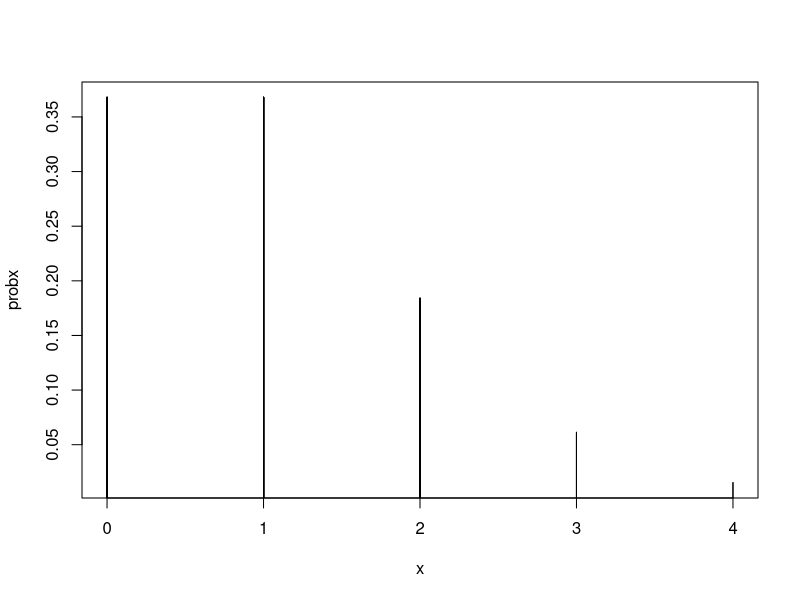

This figure's R source: (Note: this script raises an error after producing the figure.)
# Dibuix de les funcions de massa de probabilitat i les funcions de distribució de probabilitat
# de les lleis Pois(λ) amb λ = 1 i λ = 20
N <- 100
x <- rpois(N, 1)
probx <- dpois(x,1)
plot(x,probx,type="h")

acum <- cumsum(probx)
s <- stepfun(x, c(0,acum))
plot(s,verticals=FALSE)


y <- rpois(N, 20)
proby <- dpois(y, 1)
plot(y,proby,type="h")

acum <- cumsum(proby)
s <- stepfun(y, c(0,acum))
plot(s,verticals=FALSE)